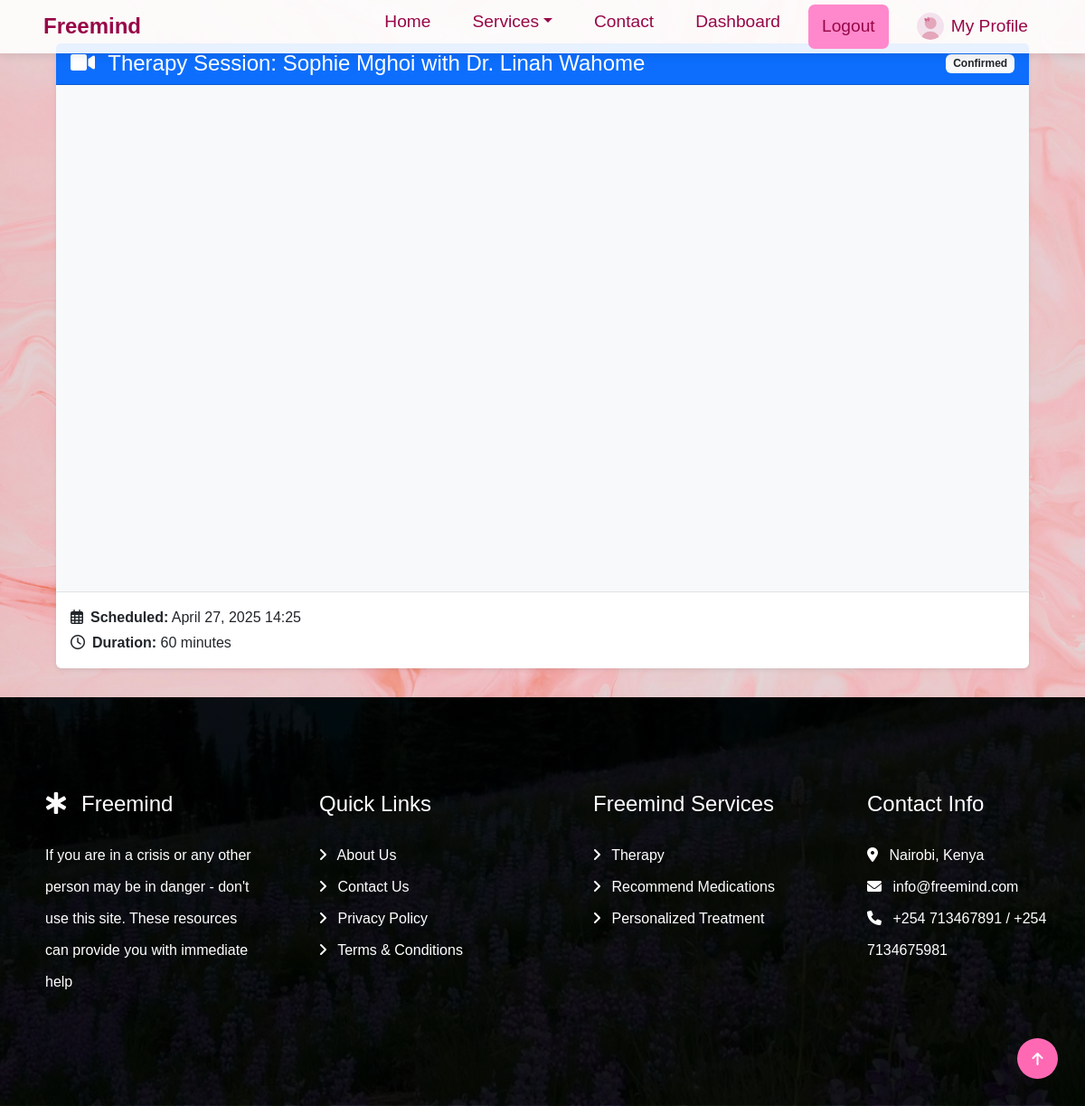
Screenshot of /video/appointment/33/video/ (signed in) with the database file from the repository.
### users/models.py (models this page shows, shortened)
class User(AbstractUser):
    ROLE_CHOICES = [
        ('patient', 'Patient'),
        ('therapist', 'Therapist'),
        ('admin', 'Admin'),
    ]
    role = models.CharField(max_length=10, choices=ROLE_CHOICES, default='patient')
    email = models.EmailField(unique=True)
    groups = models.ManyToManyField(Group, related_name="custom_user_groups", blank=True)
    user_permissions = models.ManyToManyField(Permission, related_name="custom_user_permissions", blank=True)
    date_joined = models.DateTimeField(
        ('date joined'),
        default=timezone.now,
        editable=False
    )

class Profile(models.Model):
    user = models.OneToOneField(User, on_delete=models.CASCADE, related_name='profile')
    image = models.ImageField(
        upload_to='profile_images/',
        default='default.jpg',
        blank=True,
        null=True,
        validators=[
            FileExtensionValidator(allowed_extensions=['jpg', 'jpeg', 'png']),
            validate_file_size  # Custom file size validator
        ]
    )
    phone = models.CharField(max_length=15, unique=True, blank=True, null=True)
    gender = models.CharField(max_length=10, choices=[('Male', 'Male'), ('Female', 'Female')], null=True)
    dob = models.DateField(null=True, blank=True)
    county = models.CharField(max_length=100, null=True, blank=True)
    language = models.CharField(max_length=50,  choices=[('English', 'English'), ('Swahili', 'Swahili'), ('English, Swahili', 'English, Swahili')],blank=True, null=True)
    preferred_gender = models.CharField(
        max_length=10,
        choices=[('Male', 'Male'), ('Female', 'Female')],
        blank=True,
        null=True
    )
    specializations = models.ManyToManyField(Specialization, blank=True)
    assigned_therapist = models.ForeignKey( 'Therapist', on_delete=models.SET_NULL, null=True, blank=True)
    uploaded_file = models.FileField(
        upload_to='profile_files/%Y/%m/%d/',
        blank=True,
        null=True,
        validators=[
            FileExtensionValidator(allowed_extensions=['pdf', 'doc', 'docx', 'txt']),
            validate_uploaded_file_size  # Custom file size validator
        ]
    )

class Therapist(models.Model):
    user = models.OneToOneField(User, on_delete=models.CASCADE)
    profile_picture = models.ImageField(
        upload_to='therapist_profile_pics/',
        default='default.jpg',
        blank=True,
        null=True
    )
    bio = models.TextField(blank=True, null=True)
    qualifications = models.TextField(blank=True,  # Allows empty string in forms
    null=True,   # Allows NULL in database
    help_text="List your professional degrees, certifications, and qualifications",
    default=""  )
    specializations = models.ManyToManyField(Specialization)
    experience_years = models.PositiveIntegerField(   default=0,  # Add default value
        help_text="Number of years of professional experience")
    language = models.CharField(max_length=50)
    gender = models.CharField(
        max_length=10, choices=[('Male', 'Male'), ('Female', 'Female')]
    )
    available = models.BooleanField(default=True)
    license_number = models.CharField(max_length=50, blank=True,  # Allows empty strings in forms
        null=True,   # Allows NULL in database
        help_text="Professional license/certification number")
    verified = models.BooleanField( default=False,  # All new therapists start unverified
    help_text="Designates whether this therapist has been verified by admin")

### appointment/models.py (models this page shows, shortened)
class Appointment(models.Model):
    STATUS_CHOICES = [
        ('Pending', 'Pending'),
        ('Confirmed', 'Confirmed'),
        ('Reschedule', 'Reschedule'),
        ('Cancelled', 'Cancelled'),
        ('Completed', 'Completed'),
        ('No Show', 'No Show'),
    ]
    patient = models.ForeignKey(User, on_delete=models.CASCADE, related_name='patient_appointments')
    therapist = models.ForeignKey(Therapist, on_delete=models.CASCADE, related_name='therapist_appointments')
    date = models.DateTimeField(default=now)
    duration = models.PositiveIntegerField(default=60)
    status = models.CharField(max_length=20, choices=STATUS_CHOICES, default='Pending')
    notes = models.TextField(blank=True, null=True)
    room_name = models.CharField(max_length=100, unique=True, blank=True, null=True)

### video/views.py (the view, shortened to what this page needs)
# urls.py: path('appointment/<int:appointment_id>/video/', views.jitsi_meet_view, name='jitsi_meet_view'),
@login_required
def jitsi_meet_view(request, appointment_id):
    appointment = get_object_or_404(Appointment, id=appointment_id)
    if not (request.user == appointment.patient or request.user == appointment.therapist.user):
        logger.warning(f"Unauthorized access attempt by {request.user.id}")
        messages.error(request, "You don't have permission to access this session")
        return redirect_to_dashboard(request.user)
    if appointment.status != 'Confirmed':
        messages.error(request, "This appointment requires confirmation before joining")
        return redirect_to_dashboard(request.user)
    now = timezone.now()
    session_end = appointment.date + timedelta(minutes=appointment.duration)
    if settings.DEBUG:
        buffer = timedelta(hours=6)
    try:
        if not appointment.room_name:
            appointment.room_name = f"THERAPY-{appointment.therapist.user.id}-{appointment.patient.id}-{appointment.date.strftime('%Y%m%d%H%M')}"
            appointment.save()
        jwt_token = generate_jwt_token(request.user, appointment.room_name, appointment)
    except Exception as e:
        logger.error(f"JWT generation failed: {str(e)}")
        messages.error(request, "Video system temporarily unavailable")
        return redirect_to_dashboard(request.user)
    context = {
        'room_name': appointment.room_name,
        'jwt_token': jwt_token,
        'user_display_name': request.user.get_full_name() or request.user.username,
        'appointment': appointment,
    }
    return render(request, 'video/jitsi_meet.html', context)

### video/templates/video/jitsi_meet.html (shortened to what this page needs)
{% extends 'core/base.html' %}
{% block content %}
<div aria-live="polite" aria-atomic="true" class="position-relative">
    <div class="toast-container position-fixed top-0 end-0 p-3" style="z-index: 1055;">
    </div>
</div>
<div class="container mt-3">
    <div class="row">
        <div class="col-12">
            <div class="card border-0 shadow-sm">
                <div class="card-header bg-primary text-white">
                    <div class="d-flex justify-content-between align-items-center">
                        <h4 class="mb-0">
                            <i class="fas fa-video me-2"></i>
                            Therapy Session: {{ appointment.patient.get_full_name|default:appointment.patient.username }}
                            with Dr. {{ appointment.therapist.user.get_full_name|default:appointment.therapist.user.username }}
                        </h4>
                        <span class="badge bg-light text-dark">
                            {{ appointment.get_status_display }}
                        </span>
                    </div>
                </div>
                <div class="card-body p-0">
                    <div id="jitsi-container" class="jitsi-container"></div>
                    <div class="p-3 border-top">
                        <div class="d-flex justify-content-between align-items-center">
                            <div>
                                <p class="mb-1">
                                    <strong><i class="far fa-calendar-alt me-2"></i>Scheduled:</strong>
                                    {{ appointment.date|date:"F j, Y H:i" }}
                                </p>
                                <p class="mb-0">
                                    <strong><i class="far fa-clock me-2"></i>Duration:</strong>
                                    {{ appointment.duration }} minutes
                                </p>
                            </div>
                        </div>
                    </div>
                </div>
            </div>
        </div>
    </div>
</div>
{% endblock %}

### core/templates/core/base.html (shortened to what this page needs)
{% load static %}
<!DOCTYPE html>
<html lang="en">
<head>
    <link href="https://cdn.jsdelivr.net/npm/bootstrap@5.3.3/dist/css/bootstrap.min.css" rel="stylesheet">
    <link href="https://cdn.jsdelivr.net/npm/bootstrap-icons@1.4.1/font/bootstrap-icons.css" rel="stylesheet">
    <link rel="stylesheet" href="https://use.fontawesome.com/releases/v5.15.4/css/all.css"/>
    <link rel="stylesheet" href="https://cdnjs.cloudflare.com/ajax/libs/font-awesome/6.0.0/css/all.min.css">
    <link rel="stylesheet" type="text/css" href="{% static 'css/main.css' %}" >
    <link rel="stylesheet" href="https://cdnjs.cloudflare.com/ajax/libs/animate.css/4.1.1/animate.min.css">
    <link rel="stylesheet" href="https://cdnjs.cloudflare.com/ajax/libs/OwlCarousel2/2.3.4/assets/owl.carousel.min.css">
    <link rel="stylesheet" href="https://cdnjs.cloudflare.com/ajax/libs/OwlCarousel2/2.3.4/assets/owl.theme.default.min.css">
</head>
<body>
  <div class="container-fluid p-0">
    <nav class="navbar sticky-top navbar-expand-lg navbar-light bg-white px-4 px-lg-5 py-3 py-lg-0 justify-content-between">
        <a class="navbar-brand fw-bold" href="{% url 'index' %}">Freemind</a>
        <div class="collapse navbar-collapse" id="navbarNav">
            <div class="navbar-nav ms-auto d-flex justify-content-end gap-3 py-0">
                {% if not user.is_staff and not user.therapist %}
                    <a href="{% url 'index' %}" class="nav-item nav-link link-hover">Home</a>
                    <div class="nav-item dropdown">
                        <a href="#" class="nav-link dropdown-toggle link-hover" data-bs-toggle="dropdown">Services</a>
                    </div>
                    <a href="{% url 'contact' %}" class="nav-item nav-link link-hover">Contact</a>
                {% endif %}
                {% if user.is_authenticated %}
                    {% if user.is_staff %}
                        <a href="{% url 'admin_dashboard' %}" class="nav-item nav-link link-hover">Dashboard</a>
                    {% elif user.therapist %}
                        <a href="{% url 'therapist_dashboard' %}" class="nav-item nav-link link-hover">Dashboard</a>
                    {% elif user.profile %}
                         <a href ="{% url 'patient_dashboard' %}" class="nav-item nav-link link-hover">Dashboard</a>
                    {% endif %}
                    <form method="post" action="{% url 'logout' %}" class="d-inline">
                        <button type="submit" class="nav-item nav-link therapist-link">Logout</button>
                    </form>
                    <a href="{% if user.therapist %}{% url 'therapist_profile_view' %}{% else %}{% url 'profile_view' %}{% endif %}"
                       class="nav-link d-flex align-items-center">
                       {% if user.therapist %}
                           {% if user.therapist.image %}
                               <img src="{{ user.therapist.image.url }}" alt="Profile" class="rounded-circle me-2" style="width: 30px; height: 30px; object-fit: cover;">
                           {% else %}
                               <div class="rounded-circle bg-light d-flex align-items-center justify-content-center me-2" style="width: 30px; height: 30px;">
                                   <i class="fas fa-user-md text-muted"></i>
                               </div>
                           {% endif %}
                        {% else %}
                           {% if user.profile.image %}
                               <img src="{{ user.profile.image.url }}" alt="Profile" class="rounded-circle me-2" style="width: 30px; height: 30px; object-fit: cover;">
                           {% else %}
                               <div class="rounded-circle bg-light d-flex align-items-center justify-content-center me-2" style="width: 30px; height: 30px;">
                                   <i class="fas fa-user text-muted"></i>
                               </div>
                           {% endif %}
                        {% endif %}
                        My Profile
                    </a>
                {% else %}
                    <a href="{% url 'register' %}" class="nav-item nav-link therapist-link">Register</a>
                    <a href="{% url 'login_view' %}" class="nav-item nav-link link-hover">Login</a>
                {% endif %}
            </div>
        </div>
    </nav>
  </div>
    <div class="container py-4">
        {% block content %}{% endblock %}
    </div>
<div class="container-fluid footer py-5 wow fadeIn" data-wow-delay="0.2s">
    <div class="container py-5">
        <div class="row g-5">
            <div class="col-md-6 col-lg-3 col-xl-3">
                <div class="footer-item d-flex flex-column">
                    <h4 class="text-white mb-4"><i class="fas fa-star-of-life me-3"></i>Freemind</h4>
                    <p> If you are in a crisis or any other person may be in danger - don't use this site. These resources can provide you with immediate help</p>
                </div>
            </div>
            <div class="col-md-6 col-lg-3 col-xl-3">
                <div class="footer-item d-flex flex-column">
                    <h4 class="mb-4 text-white">Quick Links</h4>
                    <a href="{% url 'about_view' %}"><i class="fas fa-angle-right me-2"></i> About Us</a>
                    <a href="{% url 'contact' %}"><i class="fas fa-angle-right me-2"></i> Contact Us</a>
                    <a href="{% url 'policy_view' %}"><i class="fas fa-angle-right me-2"></i> Privacy Policy</a>
                    <a href="{% url 'terms_and_conditions_view' %}"><i class="fas fa-angle-right me-2"></i> Terms & Conditions</a>
                </div>
            </div>
            <div class="col-md-6 col-lg-3 col-xl-3">
                <div class="footer-item d-flex flex-column">
                    <h4 class="mb-4 text-white">Freemind Services</h4>
                    <a href="{% url 'login_view' %}"><i class="fas fa-angle-right me-2"></i> Therapy</a>
                    <a href="{% url 'login_view' %}"><i class="fas fa-angle-right me-2"></i> Recommend Medications</a>
                    <a href="{% url 'login_view' %}"><i class="fas fa-angle-right me-2"></i> Personalized Treatment</a>
                </div>
            </div>
            <div class="col-md-6 col-lg-3 col-xl-3">
                <div class="footer-item d-flex flex-column">
                    <h4 class="mb-4 text-white">Contact Info</h4>
                    <a href="#"><i class="fa fa-map-marker-alt me-2"></i> Nairobi, Kenya</a>
                    <a href="#"><i class="fas fa-envelope me-2"></i> info@freemind.com</a>
                    <a href="#"><i class="fas fa-phone me-2"></i> +254 713467891 / +254 7134675981</a>
                </div>
            </div>
        </div>
    </div>
</div>
    <a href="#" class="btn btn-primary btn-lg-square back-to-top"><i class="fa fa-arrow-up"></i></a>
</body>
</html>

### rows the page displays
User: profile.image (placeholder picture)
Appointment: patient.get_full_name "Sophie Mghoi", therapist.user.get_full_name "Linah Wahome", status "Confirmed", date "April 27, 2025 14:25", duration "60"
